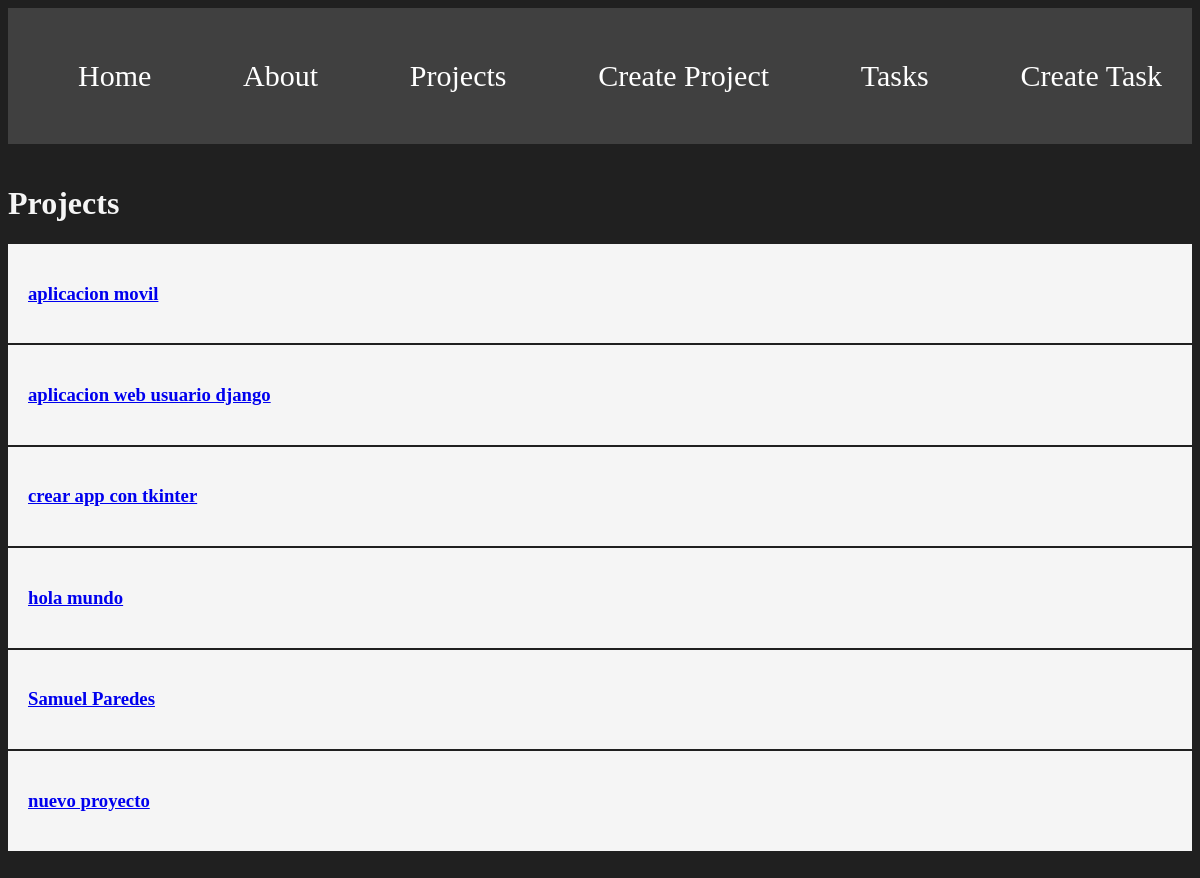
/projects/, run on the app's committed database.
### myapp/models.py (models this page shows, shortened)
class Project(models.Model):
    name = models.CharField(max_length=200)

### myapp/views.py (the view)
# urls.py: path('projects/', views.projects, name="projects"),
def projects(request):
    projects = Project.objects.all()
    return render(request, 'projects/projects.html',{
        'projects' : projects
    })

### myapp/Templates/projects/projects.html
{% extends 'layouts/base.html'%} {% block content %}
<h1>Projects</h1>
{% for project in projects %}
<article class="card">
    <h3>
        <a href="{% url 'project_detail' project.id %}">{{project.name}}</a></h3>
</article>
{% endfor %}{% endblock %}

### myapp/Templates/layouts/base.html (style rules this page uses)
body { background: #202020; color: whitesmoke; }
.card { background-color: whitesmoke; color: black; padding: 20px; margin-bottom: 2px; }

### data on the page
Project: name "aplicacion movil"
Project: name "aplicacion web usuario django"
Project: name "crear app con tkinter"
Project: name "hola mundo"
Project: name "Samuel Paredes"
Project: name "nuevo proyecto"
